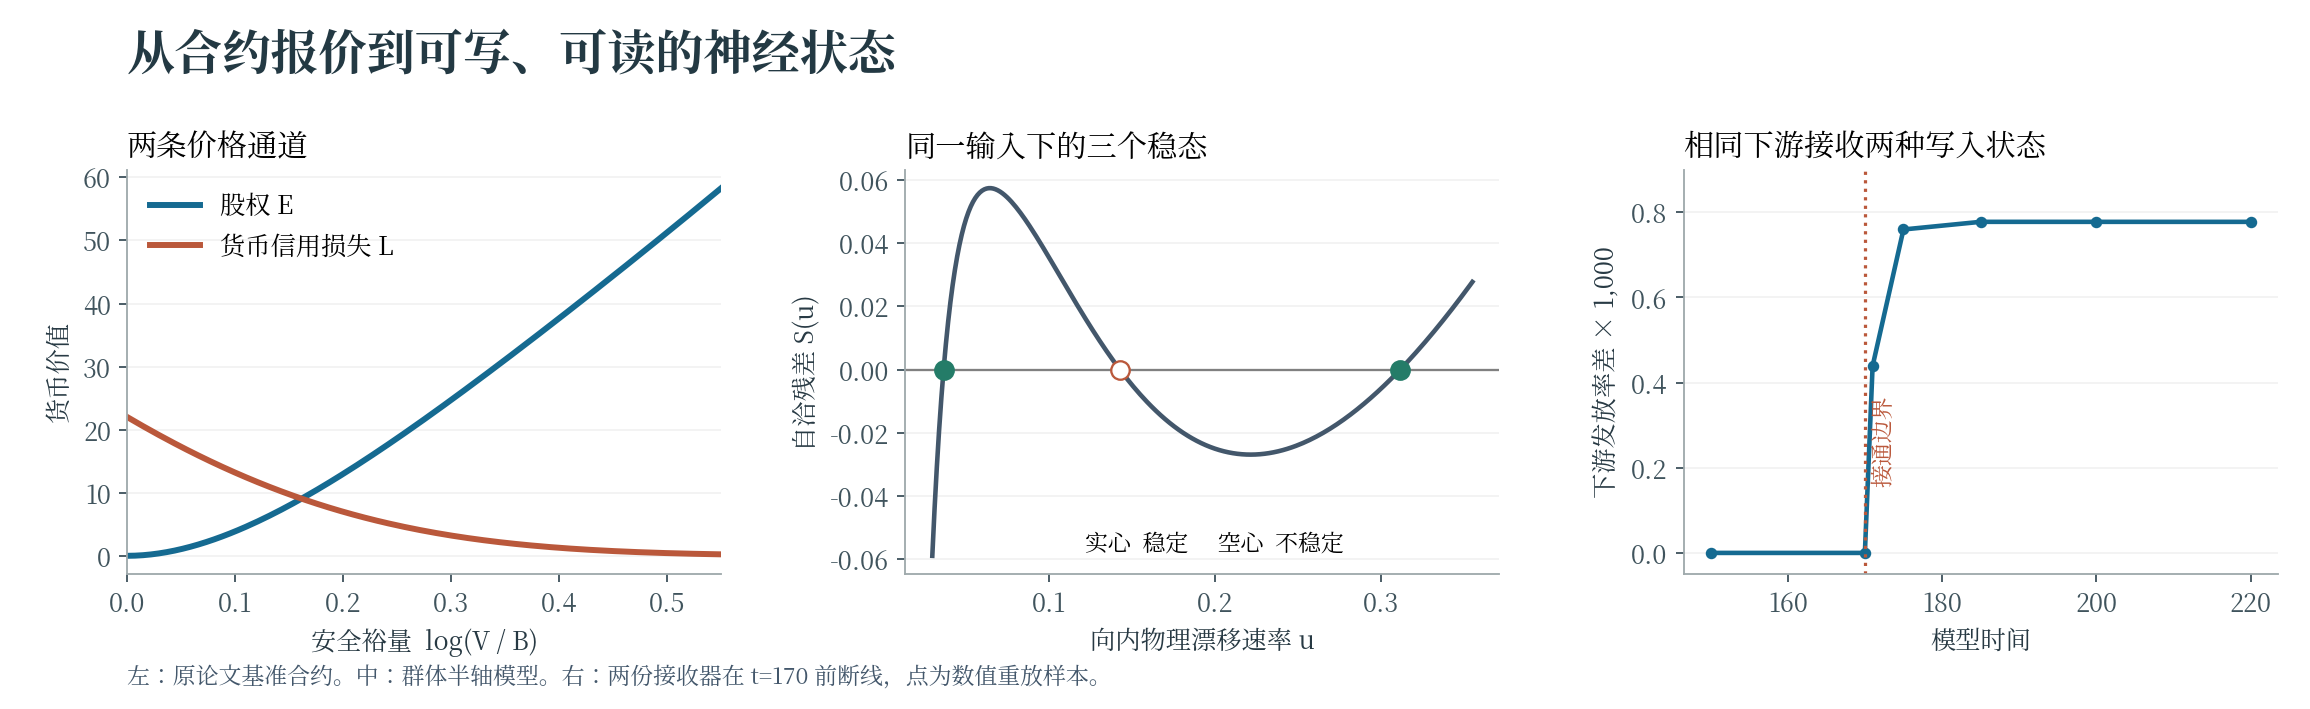

Generate this figure with Python:
"""Render the mathematical and causal checks directly from released source and arrays."""
from pathlib import Path
import sys,json
import numpy as np
import matplotlib
matplotlib.use("Agg")
import matplotlib.pyplot as plt
from matplotlib.font_manager import FontProperties
p=Path(__file__).resolve().parent
sust=p.parents[1]/"hcsn_sustained_20261128"
sys.path.insert(0,str(sust/"halfline"))
sys.path.insert(0,str(sust/"resolvent"))
from closed_form import Contract,Prices
from halfline import Stationary
font=FontProperties(fname="/usr/share/fonts/opentype/noto/NotoSerifCJK-Regular.ttc")
plt.rcParams.update({"font.family":font.get_name(),"axes.unicode_minus":False,"font.size":11,
                     "axes.spines.top":False,"axes.spines.right":False,"axes.labelcolor":"#273943",
                     "axes.edgecolor":"#9fa9ac","xtick.color":"#40545d","ytick.color":"#40545d",
                     "svg.fonttype":"none"})
fig,ax=plt.subplots(1,3,figsize=(14,4.3))
fig.subplots_adjust(left=.055,right=.986,top=.76,bottom=.19,wspace=.31)
blue="#156a91";red="#ba583b";teal="#247c68";slate="#43576b"
fig.text(.055,.958,"从合约报价到可写、可读的神经状态",fontsize=21,weight="bold",color="#233943",va="top")
prices=Prices(Contract())
x=np.linspace(0,.55,151)
ax[0].plot(x,[prices.equity(t) for t in x],c=blue,lw=2.6,label="股权 E")
ax[0].plot(x,[prices.credit_loss(t) for t in x],c=red,lw=2.6,label="货币信用损失 L")
ax[0].set(xlabel="安全裕量  log(V / B)",ylabel="货币价值",xlim=(0,.55))
ax[0].set_title("两条价格通道",loc="left");ax[0].legend(frameon=False)
op=Stationary();u=np.linspace(.03,.355,240)
S=np.array([op.stationary(z)[0] for z in u])
ax[1].plot(u,S,c=slate,lw=2);ax[1].axhline(0,c="gray",lw=1)
for root,sign in ((.036790156,1),(.142875032,0),(.311545393,1)):
    ax[1].scatter(root,0,s=65,facecolor=teal if sign else "white",edgecolor=teal if sign else red,zorder=4)
ax[1].set(xlabel="向内物理漂移速率 u",ylabel="自洽残差 S(u)")
ax[1].set_title("同一输入下的三个稳态",loc="left")
ax[1].text(.52,.06,"实心  稳定     空心  不稳定",ha="center",transform=ax[1].transAxes,fontsize=10)
j=json.loads((sust/"boundary_port"/"conditioning.json").read_text())["grids"][-1]
sx=np.array([int(k) for k in j["sampled"]]); sy=np.array([r["receiver_rate_contrast"]*1e3 for r in j["sampled"].values()])
mask=sx>=150
ax[2].plot(sx[mask],sy[mask],"-o",color=blue,lw=2,ms=4)
ax[2].axvline(170,ls=":",c=red,lw=1.4);ax[2].text(171,.17,"接通边界",color=red,fontsize=10,rotation=90)
ax[2].set(xlabel="模型时间",ylabel="下游发放率差 × 1,000",ylim=(-.05,.9))
ax[2].set_title("相同下游接收两种写入状态",loc="left")
for a in ax:a.grid(axis="y",alpha=.16)
fig.text(.055,.035,"左：原论文基准合约。中：群体半轴模型。右：两份接收器在 t=170 前断线，点为数值重放样本。",fontsize=10,color=slate)
fig.savefig(p/"free_boundary.png",dpi=165)
